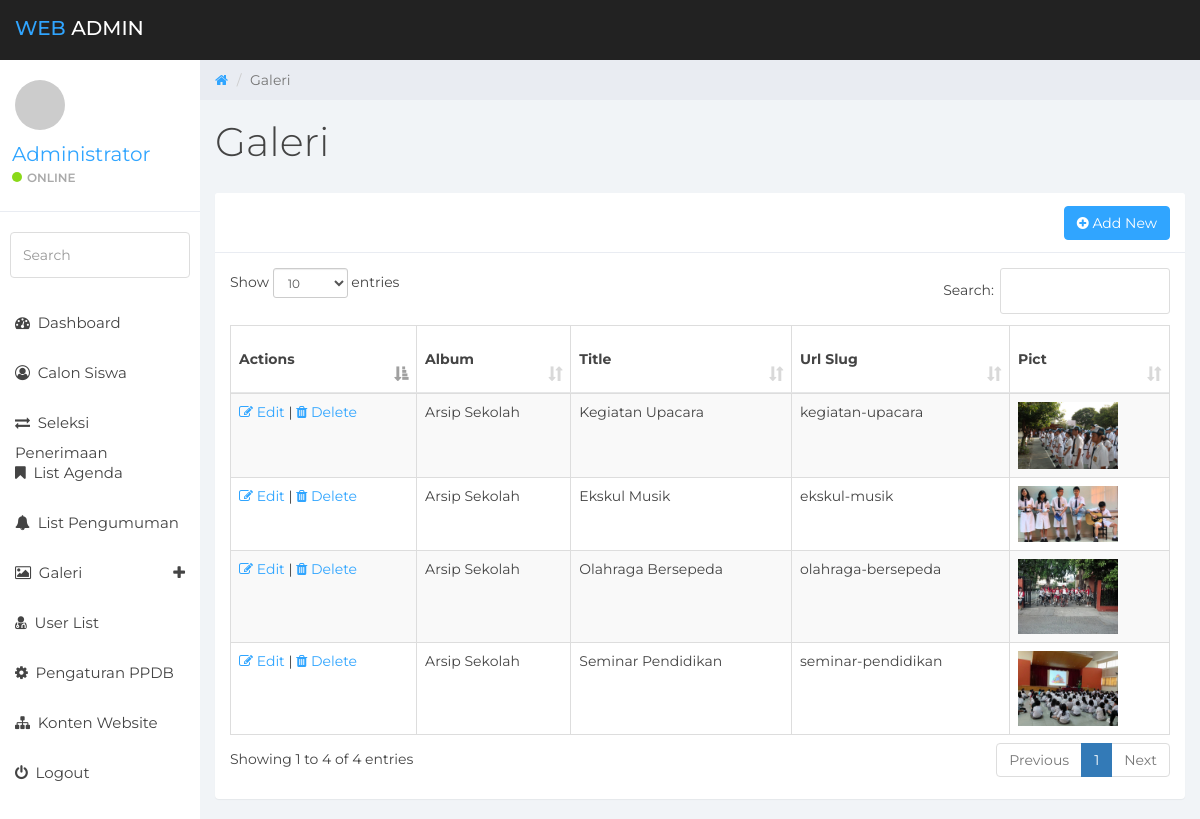
Page /sysadmin/?page=list-galeri (signed in) on the committed database.
### tables this page shows
CREATE TABLE `galeri_foto` (
  `galeri_id` int(5) NOT NULL,
  `album_id` int(5) NOT NULL,
  `galeri_title` varchar(100) NOT NULL,
  `galeri_slug` varchar(100) NOT NULL,
  `galeri_desc` text NOT NULL,
  `galeri_pict` varchar(100) NOT NULL
);

CREATE TABLE `album_foto` (
  `album_id` int(5) NOT NULL,
  `album_title` varchar(100) NOT NULL,
  `album_slug` varchar(100) NOT NULL,
  `album_desc` text NOT NULL,
  `album_pict` varchar(100) NOT NULL
);

### includes/constants.php (called while the page is built, shortened)
<?php
$baseurl = "http://".$_SERVER['HTTP_HOST'].str_replace(basename($_SERVER['SCRIPT_NAME']),"",$_SERVER['SCRIPT_NAME']);
?>

### includes/class.db.php (called while the page is built, shortened)
<?php
class DB
{
    private $link = null;
    static $inst = null;
    public function __construct()
    {
        try {
            $this->link = new mysqli( DB_HOST, DB_USER, DB_PASS, DB_NAME );
            $this->link->set_charset( "utf8" );
        } catch ( Exception $e ) {
            die( 'Unable to connect to database' );
        }
    }
    public function get_results( $query, $object = false )
    {
        $results = $this->link->query( $query );
        if( $this->link->error )
        {
            $this->log_db_errors( $this->link->error, $query );
            return false;
        }
        else
        {
            $row = array();
            while( $r = ( !$object ) ? $results->fetch_assoc() : $results->fetch_object() )
            {
                $row[] = $r;
            }
            return $row;
        }
    }
    static function getInstance()
    {
        if( self::$inst == null )
        {
            self::$inst = new DB();
        }
        return self::$inst;
    }
}

### sysadmin/modules/galeri/v_list.php (the view, shortened to what this page needs)
<?php
$pagetitle = "Galeri";
$act = "modules/galeri/do_task.php";
$getpage = "list-galeri";
$getact = htmlspecialchars($_GET["act"], ENT_QUOTES, 'UTF-8');
?>
<div class="row">
    <ol class="breadcrumb">
        <li><a href="<?php echo $baseurl;?>">
            <em class="fa fa-home"></em>
        </a></li>
        <li class="active"><?php echo $pagetitle;?></li>
    </ol>
</div>
<div class="row">
    <div class="col-lg-12">
        <h1 class="page-header"><?php echo $pagetitle;?></h1>
    </div>
</div>
<?php
switch($getact){
    default:
?>
<div class="row">
    <div class="col-lg-12">
        <div class="panel panel-default">
            <div class="panel-heading">
                <span class="pull-right"><button class="btn btn-primary" onclick="location.href='?page=<?php echo $getpage; ?>&act=add';"><i class="fa fa-plus-circle"></i> Add New</button> </span>
            </div>
            <div class="panel-body">
                <table id="example" class="table table-striped table-bordered" style="width:100%">
                    <thead>
                        <tr>
                            <th>Actions</th>
                            <th>Album</th>
                            <th>Title</th>
                            <th>Url Slug</th>
                            <th>Pict</th>
                        </tr>
                    </thead>
                    <tbody>
                        <?php
                            $query = "SELECT g.*, a.album_title FROM galeri_foto AS g "
                                    . "INNER JOIN album_foto AS a ON g.album_id = a.album_id ";
                            $results = $database->get_results( $query );
                            foreach( $results as $row )
                            {
                                $img_path = '../' . UPLOADS_DIR . 'images' . DIRECTORY_SEPARATOR;
                                $pict = !empty($row["galeri_pict"]) ? '<img class="img-responsive" src="'.$img_path.$row["galeri_pict"].'" width="100px">' : 'NO IMAGE';
                                echo '<tr>';
                                    echo '<td>
                                            <a href="?page='.$getpage.'&act=edit&key='.$row["galeri_id"].'"><i class="fa fa-edit"></i> Edit</a> |
                                            <a href="'.$act.'?page='.$getpage.'&act=delete&key='.$row["galeri_id"].'"><i class="fa fa-trash"></i> Delete</a>
                                        </td>';
                                    echo '<td>'.$row["album_title"].'</td>';
                                    echo '<td>'.$row["galeri_title"].'</td>';
                                    echo '<td>'.$row["galeri_slug"].'</td>';
                                    echo '<td class="text-center">'.$pict.'</td>';
                                echo '</tr>';
                            }
                        ?>
                    </tbody>
                </table>
            </div>
        </div>
    </div>
</div>
<?php
break;
?>
<?php
}
?>

### sysadmin/assets/css/styles.css (style rules this page uses)
body { background: #f1f4f7; padding-top: 60px; font-size: 14px; color: #444444; font-family: "Montserrat", "Helvetica Neue", Helvetica, Arial, sans-serif; }
a, a:hover, a:focus { color: #30a5ff; }
h1, h2, h3, h4, h5, h6 { color: #444444; }
h1 { font-weight: 300; font-size: 40px; }
.btn-primary, .btn-primary:hover, .btn-primary:focus, .btn-primary:active, .btn-primary.active, .open > .dropdown-toggle.btn-primary, .btn-primary.disabled, .btn-primary[disabled], fieldset[disabled] .btn-primary, .btn-primary.disabled:hover, .btn-primary[disabled]:hover, fieldset[disabled] .btn-primary:hover, .btn-primary.disabled:focus, .btn-primary[disabled]:focus, fieldset[disabled] .btn-primary:focus, .btn-primary.disabled:active, .btn-primary[disabled]:active, fieldset[disabled] .btn-primary:active, .btn-primary.disabled.active, .btn-primary[disabled].active, fieldset[disabled] .btn-primary.active { background-color: #30a5ff; border-color: #30a5ff; }
.panel { border: 0; }
.panel-heading { font-size: 20px; font-weight: 300; letter-spacing: 0.025em; height: 60px; line-height: 38px; }
.panel-default .panel-heading { background: #fff; border-bottom: 1px solid #e9ecf2; color: #444444; }
.panel-heading span { margin: 0px; font-size: 14px; }
.breadcrumb { border-radius: 0; padding: 10px 15px 10px 15px; background: #e9ecf2; margin: 0; }
h1.page-header { margin-top: 20px; border-bottom: 0; }
.table { background: #fff; }
.table > thead > tr > th { border-bottom: 1px solid #e6e7e8; vertical-align: middle; height: 50px; }

### rows in the picture
galeri_foto: album.album_title "Arsip Sekolah", galeri_title "Kegiatan Upacara", galeri_slug "kegiatan-upacara", galeri_pict (picture)
galeri_foto: album.album_title "Arsip Sekolah", galeri_title "Ekskul Musik", galeri_slug "ekskul-musik", galeri_pict (picture)
galeri_foto: album.album_title "Arsip Sekolah", galeri_title "Olahraga Bersepeda", galeri_slug "olahraga-bersepeda", galeri_pict (picture)
galeri_foto: album.album_title "Arsip Sekolah", galeri_title "Seminar Pendidikan", galeri_slug "seminar-pendidikan", galeri_pict (picture)

### other values in the picture
$_SESSION['vName'] "Administrator"
$pagetitle "Galeri"
